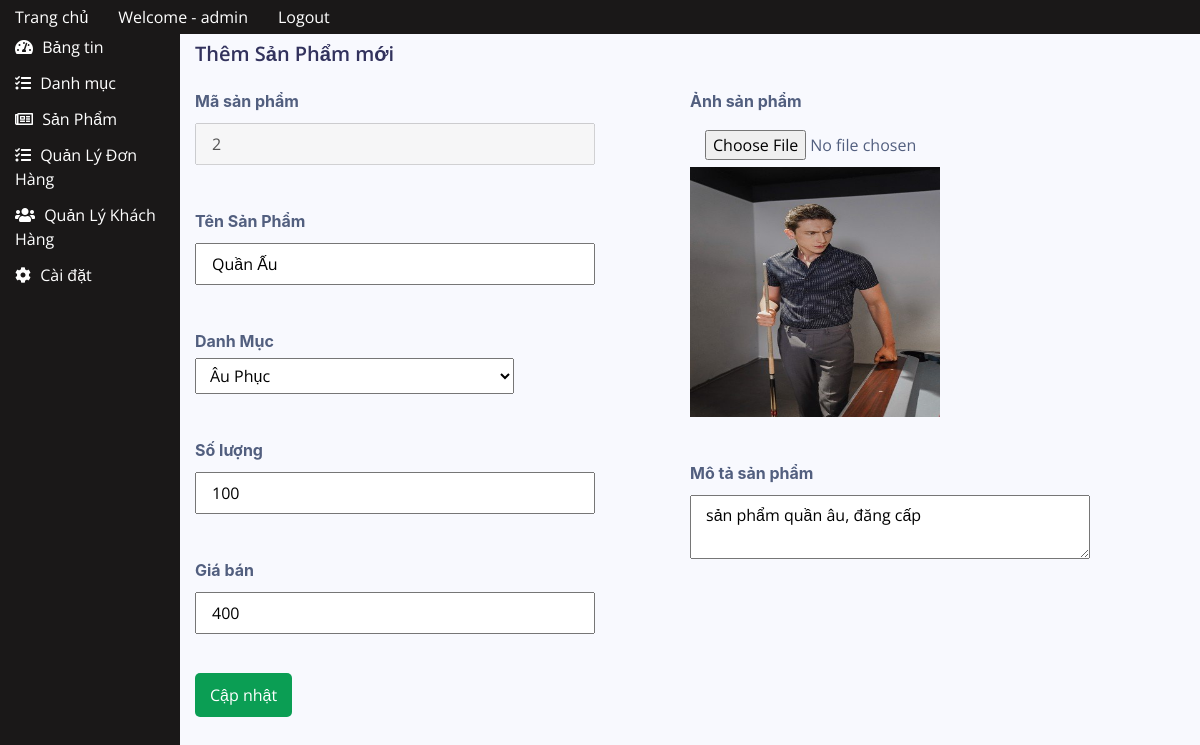
The page /admin/product_edit.php?id=2 (signed in) on the database its author committed.
### tables this page shows
CREATE TABLE `sanpham` (
  `maSP` int(11) NOT NULL,
  `tenSP` varchar(50) NOT NULL,
  `image` varchar(255) NOT NULL,
  `soLuong` int(11) NOT NULL,
  `donGia` int(11) NOT NULL,
  `maDanhMuc` int(10) NOT NULL,
  `moTa` varchar(100) NOT NULL
);

### admin/product_edit.php (the view, shortened to what this page needs)
<?php
include '../inc/admin_header.php';
?>
            <div class="main">
                <?php
                if (isset($_GET['id'])) {
                    $id = $_GET['id'];
                    require '../database.php';
                    $sql = "SELECT * FROM sanpham WHERE maSP='" . $id . "'";
                    $result = $db->query($sql);
                    $rs = $result->fetch();
                }
                ?>
                <h2>Thêm Sản Phẩm mới</h2>
                <div class="form">
                    <form action="" method="post" enctype="multipart/form-data">
                        <div class="form-left">
                            <div class="form-group">
                                <label for="">Mã sản phẩm</label>
                                <input type="text" name="maSP" value="<?php echo $rs['maSP'] ?>" disabled>
                            </div>
                            <div class="form-group">
                                <label for="">Tên Sản Phẩm</label>
                                <input type="text" name="tenSP" value="<?php echo $rs['tenSP'] ?>">
                            </div>
                            <div class="form-group">
                                <label for="">Danh Mục</label>
                                <select name="maDanhMuc" id="maDanhMuc">
                                    <?php
                                    require '../database.php';
                                    $sql2 = "SELECT * From danhmuc";
                                    $result2 = $db->query($sql2);
                                    while ($rs2 = $result2->fetch()) {
                                    ?>
                                        <option value="<?php echo $rs2['maDanhMuc'] ?>"><?php echo $rs2['tenDanhMuc'] ?></option>
                                    <?php } ?>
                                </select>
                            </div>
                            <div class="form-group">
                                <label for="">Số lượng</label>
                                <input type="text" name="soLuong" value="<?php echo $rs['soLuong'] ?>">
                            </div>
                            <div class="form-group">
                                <label for="">Giá bán</label>
                                <input type="text" name="donGia" value="<?php echo number_format($rs['donGia']) ?>">
                            </div>
                            <div class="form-group">
                                <button class="btn-submit" type="submit" name="edit" value="Sửa">Cập nhật</button>
                            </div>
                        </div>
                        <div class="form-right">
                            <div class="form-group">
                                <label for="">Ảnh sản phẩm</label>
                                <input type="file" name="file" value="">
                                <img class="file_anh" src="../images/<?php echo $rs['image'] ?>" alt="">
                            </div>
                            <div class="form-group">
                                <label for="">Mô tả sản phẩm</label>
                                <textarea class="textarea" name="moTa"><?php echo $rs['moTa'] ?></textarea>
                            </div>
                        </div>
                    </form>
                </div>
            </div>
        </div>
    </div>
</body>
</html>

### css/quanly.css (style rules this page uses)
* { margin:0px ; padding:0px }
.main { width: 85%; margin-left: 15%; padding: 10px 15px; box-sizing: border-box; overflow: hidden; }
.form { margin-top: 10px; }
.form-group { width: 400px; margin-left: 0px; padding: 5px 0px 10px; }
.form-group label { font-weight: bold; margin: 5px 0px; font-family:-apple-system, BlinkMacSystemFont, 'Segoe UI', Roboto, Oxygen, Ubuntu, Cantarell, 'Open Sans', 'Helvetica Neue', sans-serif }
.form-group input, .form-group .textarea { width: 100%; box-sizing: border-box; padding: 7px 15px; margin-top: 5px; }
.form-left { width: 50%; float: left; }
.form-right { width: 50%;float: left; }
.btn-submit { background-color: rgb(11, 158, 84); color: white; padding: 10px 15px; border: none; cursor: pointer; border-radius: 5px; }
.file_anh { max-width: 250px;max-height: 250px; }
#maDanhMuc { width: 319px; padding: 5px 10px; }

### css/allproduct.css (style rules this page uses)
* { margin: 0px ; padding: 0px; }
img { width: 100%; height: 100%; }

### rows shown on the page
sanpham: maSP "2", tenSP "Quần Ấu", soLuong "100", donGia "400", image (picture), moTa "sản phẩm quần âu, đăng cấp"

### other values the page prints
$_SESSION["username"] "admin"
form field maDanhMuc "Âu Phục"
